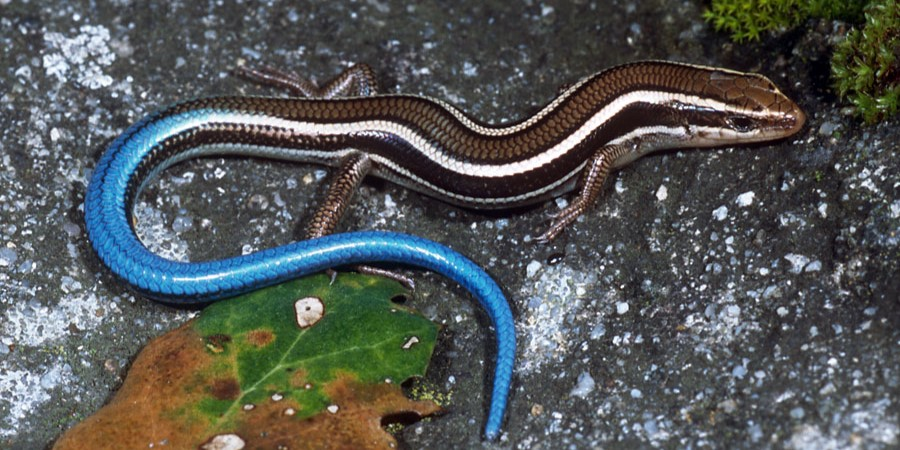
#> input picture lab5_Verenchuk_Stanislav/data/blue-tail_skink.jpg, 900 x 450 px
$ jupyter execute Color_pallette_with_K-mean_clustering.ipynb
#> lines starting #> are read from the running program, lines starting #| are printed output that depends on the picture
# K-mean кластеризація для генерації палітри кольорів зображення

[cell 1]
import cv2
import math
import numpy as np
import pandas as pd
from sklearn.cluster import KMeans
from matplotlib.colors import to_hex
from matplotlib import pyplot as plt

plt.rcParams['figure.figsize'] = [15,10]

[cell 2]
img = cv2.imread('../lab5_Verenchuk_Stanislav/data/blue-tail_skink.jpg')
#> img is the input picture: shape (450, 900, 3); mean B, G, R 86.3, 87.3, 83.7
img = cv2.cvtColor(img, cv2.COLOR_BGR2RGB)

plt.imshow(img)
plt.title('Оригінальне зображення')
plt.axis('off')
plt.show()

[cell 3]
# Розміри зображення
rows, cols, channels = img.shape
#> rows = 450; cols = 900; channels = 3
print(f'Висота: {rows}, Ширина: {cols}')
#| Висота: 450, Ширина: 900

[cell 4]
pixels = img.reshape(-1, 3)

df = pd.DataFrame(pixels, columns=['R', 'G', 'B'])
#> df = table of 405000 rows and 3 columns
df
#> Out = table of 405000 rows and 3 columns

[cell 5]
def kmeans(color_clusters):
    clusters = KMeans(n_clusters=color_clusters, init='k-means++', random_state=42)
    return clusters

[cell 6]
kmeans4 = kmeans(4)    # K-Means кластеризація для 4-х кольорів
kmeans16 = kmeans(16)  # K-Means кластеризація для 16-ти кольорів
kmeans32 = kmeans(32)  # K-Means кластеризація для 32-х кольорів

data4 = df
#> data4 = table of 405000 rows and 3 columns
data16 = df
#> data16 = table of 405000 rows and 3 columns
data32 = df
#> data32 = table of 405000 rows and 3 columns

data4['cluster'] = kmeans4.fit_predict(data4[['R', 'G', 'B']])
data16['cluster'] = kmeans16.fit_predict(data16[['R', 'G', 'B']])
data32['cluster'] = kmeans32.fit_predict(data32[['R', 'G', 'B']])

[cell 7]
#Центроїди кластерів

# для 4-х кольорів
centroids4 = kmeans4.cluster_centers_.astype(int)  # округлюємо до int для відображення
print('Отримані 4 кольори палітри (RGB):')
for i, center in enumerate(centroids4):
    print(f'Cluster {i + 1}: {center}')

# для 16-ти кольорів
centroids16 = kmeans16.cluster_centers_.astype(int)  # округлюємо до int для відображення
print('Отримані 16 кольорів палітри (RGB):')
for i, center in enumerate(centroids16):
    print(f'Cluster {i + 1}: {center}')

# для 32-х кольорів
centroids32 = kmeans32.cluster_centers_.astype(int)  # округлюємо до int для відображення
print('Отримані 32 кольори палітри (RGB):')
for i, center in enumerate(centroids32):
    print(f'Cluster {i + 1}: {center}')

[cell 8]
# Створення палітри кольорів
palette4 = np.zeros((50, 300, 3), dtype='uint8')
steps4 = 300 // 4

for i, color in enumerate(centroids4):
    palette4[:, i*steps4:(i+1)*steps4, :] = color

# для 4-х кольорів
palette4 = np.zeros((50, 300, 3), dtype='uint8')
steps4 = 300 // 4

for i, color in enumerate(centroids4):
    palette4[:, i*steps4:(i+1)*steps4, :] = color

# для 16-ти кольорів
palette16 = np.zeros((50, 300, 3), dtype='uint8')
steps16 = 300 // 16

for i, color in enumerate(centroids16):
    palette16[:, i*steps16:(i+1)*steps16, :] = color

# для 32-х кольорів
palette32 = np.zeros((50, 300, 3), dtype='uint8')
steps32 = 300 // 32

for i, color in enumerate(centroids32):
    palette32[:, i*steps32:(i+1)*steps32, :] = color

[cell 9]
plt.figure(figsize=(6, 12))
plt.subplot(4, 1, 1)
plt.imshow(img)
plt.title('Зображення')
plt.axis('off')

plt.subplot(4, 1, 2)
plt.imshow(palette4)
plt.title(f'Палітра з 4 кольорів')
plt.axis('off')

plt.subplot(4, 1, 3)
plt.imshow(palette16)
plt.title(f'Палітра з 16 кольорів')
plt.axis('off')

plt.subplot(4, 1, 4)
plt.imshow(palette32)
plt.title(f'Палітра з 32 кольорів')
plt.axis('off')
plt.show()
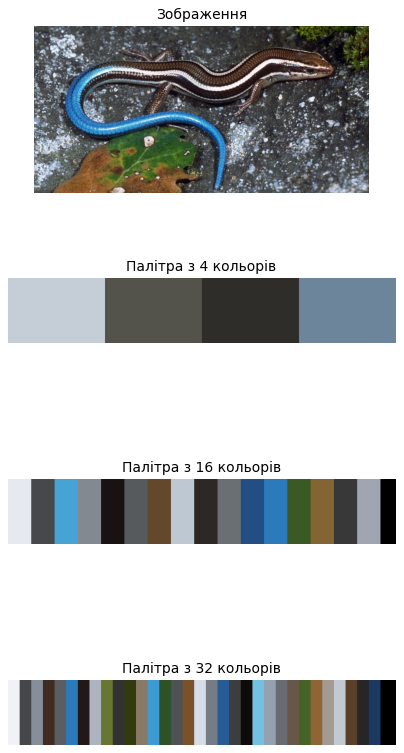
#> figure drawn by matplotlib, 4 panels
